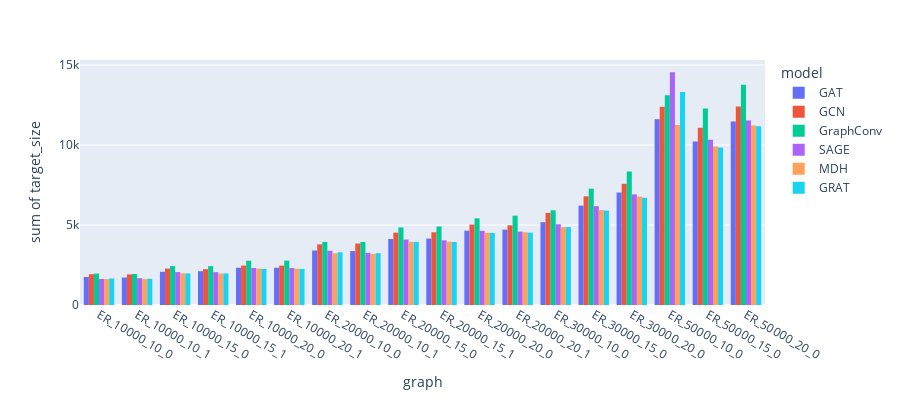

The cell this chart's notebook holds for it:
### Code cell
fig = px.histogram(Full, x="graph", y="target_size",
             color='model', barmode='group',
             height=400)
fig.show()

### Figure 1 — Plotly figure (JSON) as saved in the notebook; plotly's stock layout.template omitted (floating-point values rounded to 4 significant figures)
{"data": [{"alignmentgroup": "True", "bingroup": "x", "histfunc": "sum", "hovertemplate": "model=GAT<br>graph=%{x}<br>sum of target_size=%{y}<extra></extra>", "legendgroup": "GAT", "marker": {"color": "#636efa"}, "name": "GAT", "offsetgroup": "GAT", "orientation": "v", "showlegend": true, "type": "histogram", "x": ["ER_10000_10_0", "ER_10000_10_1", "ER_10000_15_0", "ER_10000_15_1", "ER_10000_20_0", "ER_10000_20_1", "ER_20000_10_0", "ER_20000_10_1", "ER_20000_15_0", "ER_20000_15_1", "ER_20000_20_0", "ER_20000_20_1", "ER_30000_10_0", "ER_30000_15_0", "ER_30000_20_0", "ER_50000_10_0", "ER_50000_15_0", "ER_50000_20_0"], "xaxis": "x", "y": [1752, 1718, 2079, 2112, 2330, 2328, 3406, 3371, 4123, 4151, 4645, 4709, 5175, 6213, 7031, 11615, 10220, 11463], "yaxis": "y"}, {"alignmentgroup": "True", "bingroup": "x", "histfunc": "sum", "hovertemplate": "model=GCN<br>graph=%{x}<br>sum of target_size=%{y}<extra></extra>", "legendgroup": "GCN", "marker": {"color": "#EF553B"}, "name": "GCN", "offsetgroup": "GCN", "orientation": "v", "showlegend": true, "type": "histogram", "x": ["ER_10000_10_0", "ER_10000_10_1", "ER_10000_15_0", "ER_10000_15_1", "ER_10000_20_0", "ER_10000_20_1", "ER_20000_10_0", "ER_20000_10_1", "ER_20000_15_0", "ER_20000_15_1", "ER_20000_20_0", "ER_20000_20_1", "ER_30000_10_0", "ER_30000_15_0", "ER_30000_20_0", "ER_50000_10_0", "ER_50000_15_0", "ER_50000_20_0"], "xaxis": "x", "y": [1922, 1914, 2278, 2238, 2466, 2462, 3790, 3843, 4522, 4545, 5027, 4981, 5756, 6794, 7572, 12391, 11074, 12405], "yaxis": "y"}, {"alignmentgroup": "True", "bingroup": "x", "histfunc": "sum", "hovertemplate": "model=GraphConv<br>graph=%{x}<br>sum of target_size=%{y}<extra></extra>", "legendgroup": "GraphConv", "marker": {"color": "#00cc96"}, "name": "GraphConv", "offsetgroup": "GraphConv", "orientation": "v", "showlegend": true, "type": "histogram", "x": ["ER_10000_10_0", "ER_10000_10_1", "ER_10000_15_0", "ER_10000_15_1", "ER_10000_20_0", "ER_10000_20_1", "ER_20000_10_0", "ER_20000_10_1", "ER_20000_15_0", "ER_20000_15_1", "ER_20000_20_0", "ER_20000_20_1", "ER_30000_10_0", "ER_30000_15_0", "ER_30000_20_0", "ER_50000_10_0", "ER_50000_15_0", "ER_50000_20_0"], "xaxis": "x", "y": [1965, 1937, 2434, 2426, 2769, 2775, 3940, 3941, 4850, 4905, 5418, 5585, 5921, 7269, 8349, 13111, 12285, 13773], "yaxis": "y"}, {"alignmentgroup": "True", "bingroup": "x", "histfunc": "sum", "hovertemplate": "model=SAGE<br>graph=%{x}<br>sum of target_size=%{y}<extra></extra>", "legendgroup": "SAGE", "marker": {"color": "#ab63fa"}, "name": "SAGE", "offsetgroup": "SAGE", "orientation": "v", "showlegend": true, "type": "histogram", "x": ["ER_10000_10_0", "ER_10000_10_1", "ER_10000_15_0", "ER_10000_15_1", "ER_10000_20_0", "ER_10000_20_1", "ER_20000_10_0", "ER_20000_10_1", "ER_20000_15_0", "ER_20000_15_1", "ER_20000_20_0", "ER_20000_20_1", "ER_30000_10_0", "ER_30000_15_0", "ER_30000_20_0", "ER_50000_10_0", "ER_50000_15_0", "ER_50000_20_0"], "xaxis": "x", "y": [1624, 1673, 2056, 2053, 2312, 2308, 3391, 3262, 4090, 4042, 4635, 4588, 5045, 6178, 6911, 14548, 10330, 11538], "yaxis": "y"}, {"alignmentgroup": "True", "bingroup": "x", "histfunc": "sum", "hovertemplate": "model=MDH<br>graph=%{x}<br>sum of target_size=%{y}<extra></extra>", "legendgroup": "MDH", "marker": {"color": "#FFA15A"}, "name": "MDH", "offsetgroup": "MDH", "orientation": "v", "showlegend": true, "type": "histogram", "x": ["ER_10000_10_0", "ER_10000_10_1", "ER_10000_15_0", "ER_10000_15_1", "ER_10000_20_0", "ER_10000_20_1", "ER_20000_10_0", "ER_20000_10_1", "ER_20000_15_0", "ER_20000_15_1", "ER_20000_20_0", "ER_20000_20_1", "ER_30000_10_0", "ER_30000_15_0", "ER_30000_20_0", "ER_50000_10_0", "ER_50000_15_0", "ER_50000_20_0"], "xaxis": "x", "y": [1617, 1618, 1980, 1962, 2274, 2265, 3227, 3192, 3951, 3956, 4513, 4543, 4863, 5936, 6772, 11245, 9903, 11217], "yaxis": "y"}, {"alignmentgroup": "True", "bingroup": "x", "histfunc": "sum", "hovertemplate": "model=GRAT<br>graph=%{x}<br>sum of target_size=%{y}<extra></extra>", "legendgroup": "GRAT", "marker": {"color": "#19d3f3"}, "name": "GRAT", "offsetgroup": "GRAT", "orientation": "v", "showlegend": true, "type": "histogram", "x": ["ER_10000_10_0", "ER_10000_10_1", "ER_10000_15_0", "ER_10000_15_1", "ER_10000_20_0", "ER_10000_20_1", "ER_20000_10_0", "ER_20000_10_1", "ER_20000_15_0", "ER_20000_15_1", "ER_20000_20_0", "ER_20000_20_1", "ER_30000_10_0", "ER_30000_15_0", "ER_30000_20_0", "ER_50000_10_0", "ER_50000_15_0", "ER_50000_20_0"], "xaxis": "x", "y": [1659, 1638, 1974, 1971, 2258, 2258, 3294, 3234, 3944, 3938, 4503, 4523, 4867, 5906, 6706, 13320, 9849, 11175], "yaxis": "y"}], "layout": {"barmode": "group", "height": 400, "legend": {"title": {"text": "model"}, "tracegroupgap": 0}, "margin": {"t": 60}, "xaxis": {"anchor": "y", "domain": [0, 1], "title": {"text": "graph"}}, "yaxis": {"anchor": "x", "domain": [0, 1], "title": {"text": "sum of target_size"}}}}
